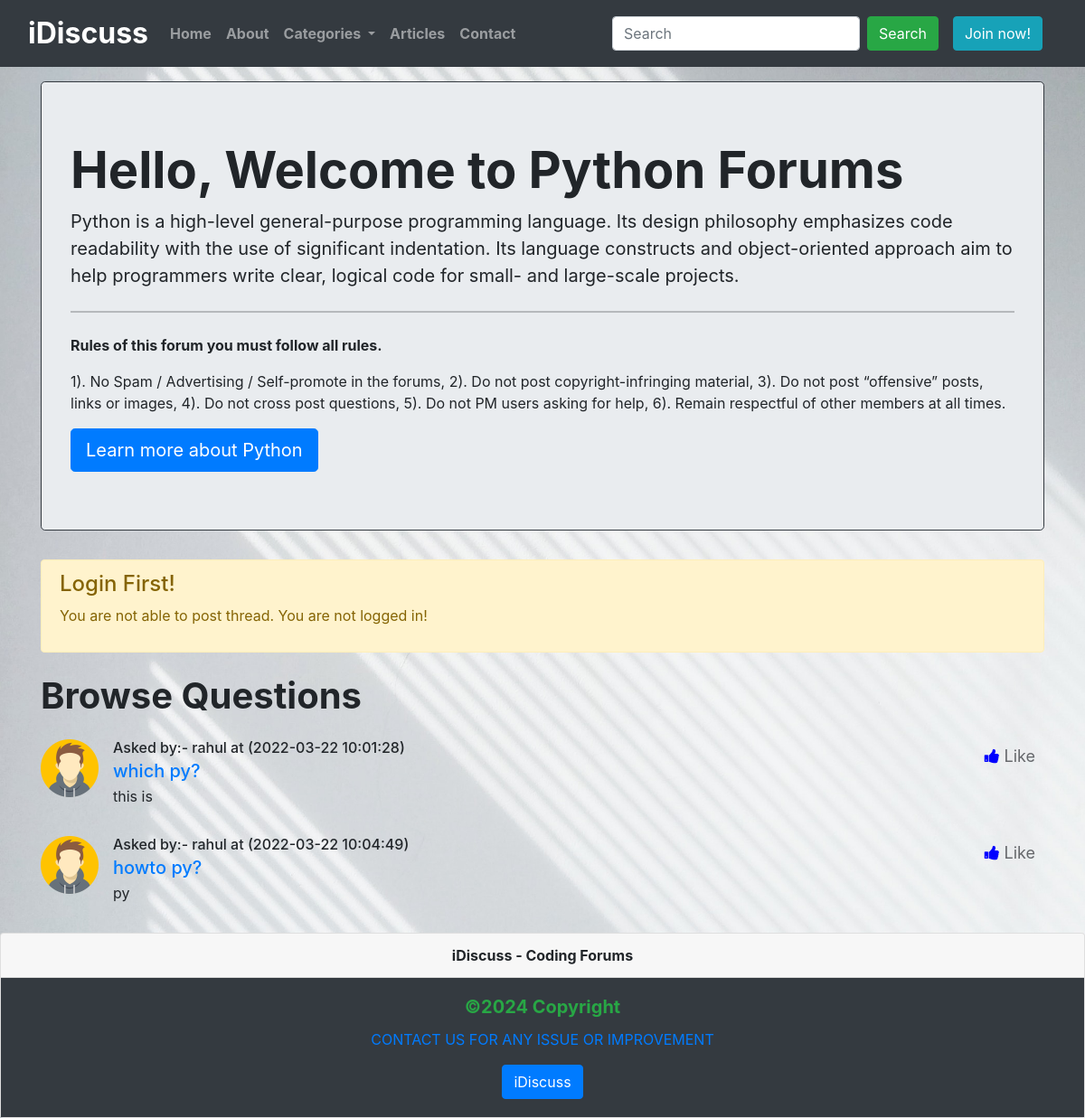
The app's page /threadlist.php?catid=3 with its own data.
### tables this page shows
CREATE TABLE `categories` (
  `categorie_id` int(9) NOT NULL,
  `categorie_name` varchar(255) NOT NULL,
  `categorie_description` text NOT NULL,
  `created` datetime NOT NULL DEFAULT current_timestamp()
);

CREATE TABLE `threads` (
  `thread_id` int(9) NOT NULL,
  `thread_title` varchar(255) NOT NULL,
  `thread_desc` text NOT NULL,
  `thread_cat_id` int(9) NOT NULL,
  `thread_user_id` int(9) NOT NULL,
  `timestamp` datetime NOT NULL DEFAULT current_timestamp()
);

CREATE TABLE `users` (
  `sno` int(9) NOT NULL,
  `user_name` varchar(12) NOT NULL,
  `user_email` varchar(255) NOT NULL,
  `user_pass` varchar(255) NOT NULL,
  `timestemp` datetime NOT NULL DEFAULT current_timestamp()
);

### threadlist.php (the view, shortened to what this page needs)
<!doctype html>
<html lang="en">
<head>
    <link href="https://cdn.jsdelivr.net/npm/bootstrap@5.1.3/dist/css/bootstrap.min.css" rel="stylesheet">
    <link rel="stylesheet" href="https://cdn.jsdelivr.net/npm/bootstrap@4.6.1/dist/css/bootstrap.min.css">
    <link rel="stylesheet" href="style.css" />
    <link rel="stylesheet" href="https://cdnjs.cloudflare.com/ajax/libs/font-awesome/4.7.0/css/font-awesome.min.css">
</head>
<body>
    <?php include 'partials/_dbconnect.php'; ?>
    <?php include 'partials/_header.php'; ?>
    <?php
    $id = $_GET['catid'];
    $sql = "SELECT * FROM `categories` WHERE categorie_id=$id";
    $result = mysqli_query($conn, $sql);
    while ($row = mysqli_fetch_assoc($result)) {
        $catname = $row['categorie_name'];
        $catdesc = $row['categorie_description'];
    }
    ?>
    <!-- <?php
            include("_dbconnect.php");
            ?> -->
    <div class="container my-3">
        <div class="jumbotron border rounded-3 border-dark rounded-lg">
            <h1 class="display-4 fw-bolder">Hello, Welcome to <?php echo $catname; ?> Forums</h1>
            <p class="lead fw-normal"><?php echo $catdesc; ?></p>
            <hr class="my-4">
            <p><b>Rules of this forum you must follow all rules.</b></P>
            <p>1). No Spam / Advertising / Self-promote in the forums, 2). Do not post copyright-infringing material,
                3).
                Do not post “offensive” posts, links or images, 4). Do not cross post questions, 5). Do not PM users
                asking for help, 6). Remain respectful of other members at all times.</p>
            <a class="btn btn-primary btn-lg" href="https://en.wikipedia.org/wiki/<?php echo $catname; ?>_(programming_language)" role="button">Learn
                more about <?php echo $catname; ?></a>
        </div>
    </div>
    <?php
    if (isset($_SESSION['loggedin']) && $_SESSION['loggedin'] == true) {
        echo '<div class="container fw-normal">
            <h1 class="py-2 fw-bolder">Start a Discussion</h1>
            <form action=" ' . $_SERVER['REQUEST_URI'] . '" method="post" enctype="multipart/form-data">
                <div class="mb-3">
                    <label for="exampleInputEmail1" class="form-label">Problem Title</label>
                    <input type="text" class="form-control" id="title" name="title" aria-describedby="emailHelp" required>
                    <input type="hidden" name="sno" value="' . $_SESSION["sno"] . '">
                    <div id="emailHelp" class="form-text">Keep your title as short and crisp as possible</div>
                </div>
                <div class="form-floating mb-3">
                    <textarea class="form-control" placeholder="Leave a comment here" id="desc" name="desc"
                        style="height: 100px" required></textarea>
                    <label for="floatingTextarea2">Ellabortate Your Concern</label>
                </div>
                <button type="submit" class="btn btn-success" name="but_upload">Post Thread</button>
            </form>
        </div>';
    } else {
        echo '
        <div class="container fw-normal">
            <div class="alert alert-warning" role="alert">
            <h4 class="alert-heading">Login First!</h4>
            <p>You are not able to post thread. You are not logged in!</p>
            </div>
        </div>';
    }
    ?>
    <div class="container">
        <h1 class="my-4 fw-bolder">Browse Questions</h1>
        <?php
        $id = $_GET['catid'];
        $sql = "SELECT * FROM `threads` WHERE thread_cat_id=$id";
        $result = mysqli_query($conn, $sql);
        while ($row = mysqli_fetch_assoc($result)) {
            $title = $row['thread_title'];
            $desc = $row['thread_desc'];
            $id = $row['thread_id'];
            $thread_time = $row['timestamp'];
            $thread_user_id = $row['thread_user_id'];
            $sql2 = "SELECT user_name FROM `users` WHERE sno= $thread_user_id";
            $result2 = mysqli_query($conn, $sql2);
            $row2 = mysqli_fetch_assoc($result2);
            echo '<ul class="list-unstyled">
                <li class="media my-3">
                <img src="img/avatar.png" class="mr-3" alt="avatar" hight="64px" width="64px">
                <div class="media-body fw-normal">
                    <h6 class="mt-0 mb-1"> Asked by:- ' . $row2['user_name'] . ' at (' . $thread_time . ')</h6>
                    <h5 class="mt-0 mb-1"><a href="thread.php?threadid=' . $id . ' ">' . $title . '</a></h5>
                    <p>' . $desc . '</p>
                </div>
                <a href="#"><button id="like" onclick="liked()">
                    <i class="fa fa-thumbs-up"></i>
                    <span class="icon">Like</span>
                </button></a>
                <script>
                    function liked(){
                        var element = document.getElementById("like");
                        element.classList.toggle("liked");
                    }
                 </script>
                </li>';
        }
        ?>
    </div>
    <?php include 'partials/_footer.php'; ?>
</body>
</html>

### style.css (style rules this page uses)
.fa { font-size: 1.2em; }
i { color: blue; }
button { background: transparent; border: unset; outline: 0; font-size: 18px; cursor: pointer; color: #65676b; padding: 5px 10px; }

### threadlist.php (style rules this page uses)
body { background-image: url('img/bg2.jpg'); background-size: cover; }

### records on screen
categories: categorie_name "Python", categorie_description "Python is a high-level general-purpose programming language. Its design philosophy emphasizes code readability with the use of significant indentation. Its language constructs and object-oriented approach aim to help programmers write clear, logical code for small- and large-scale projects."
threads: users.user_name "rahul", timestamp "2022-03-22 10:01:28", thread_title "which py?", thread_desc "this is"
threads: users.user_name "rahul", timestamp "2022-03-22 10:04:49", thread_title "howto py?", thread_desc "py"
